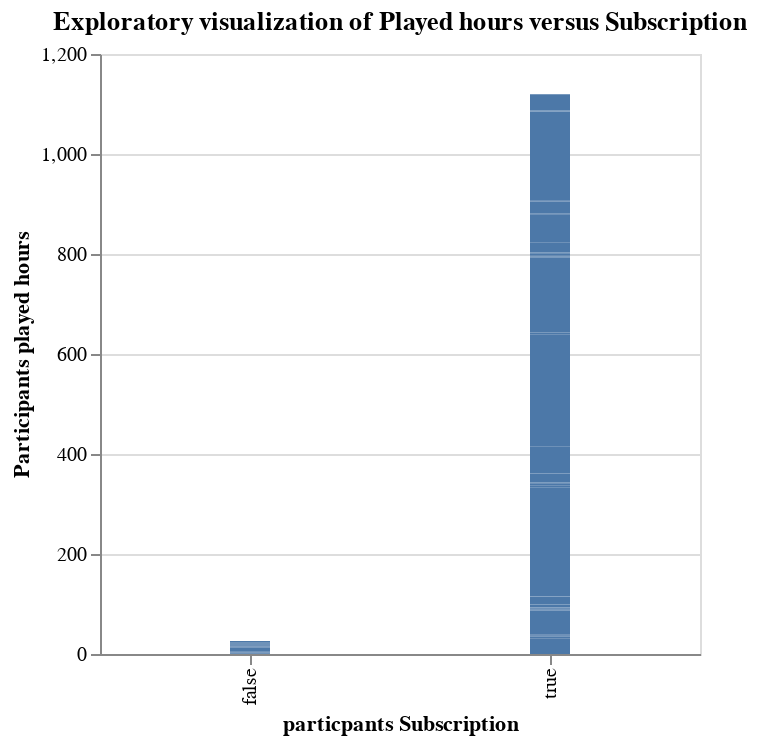

Here is the notebook cell this chart was saved with:
### Code cell
plot_4 = alt.Chart(
    players_filtered,
    title= "Exploratory visualization of Played hours versus Subscription"
).mark_bar(size = 20).encode(
    x=alt.X("subscribe")
        .title("particpants Subscription"),
    y=alt.Y("played_hours")
        .title("Participants played hours")
).properties(width = 300)
plot_4

### Figure 1 — Vega-Lite specification as saved in the notebook (floating-point values rounded to 4 significant figures; data arrays with more than 128 entries replaced by an {"elided": "..."} marker saying what was removed)
{"config": {"view": {"continuousWidth": 300, "continuousHeight": 300}}, "data": {"name": "data-dc39170511f3ba1e9a8571eea42c5369"}, "mark": {"type": "bar", "size": 20}, "encoding": {"x": {"field": "subscribe", "title": "particpants Subscription", "type": "nominal"}, "y": {"field": "played_hours", "title": "Participants played hours", "type": "quantitative"}}, "title": "Exploratory visualization of Played hours versus Subscription", "width": 300, "$schema": "https://vega.github.io/schema/vega-lite/v5.20.1.json", "datasets": {"data-dc39170511f3ba1e9a8571eea42c5369": {"elided": "196 records"}}}
